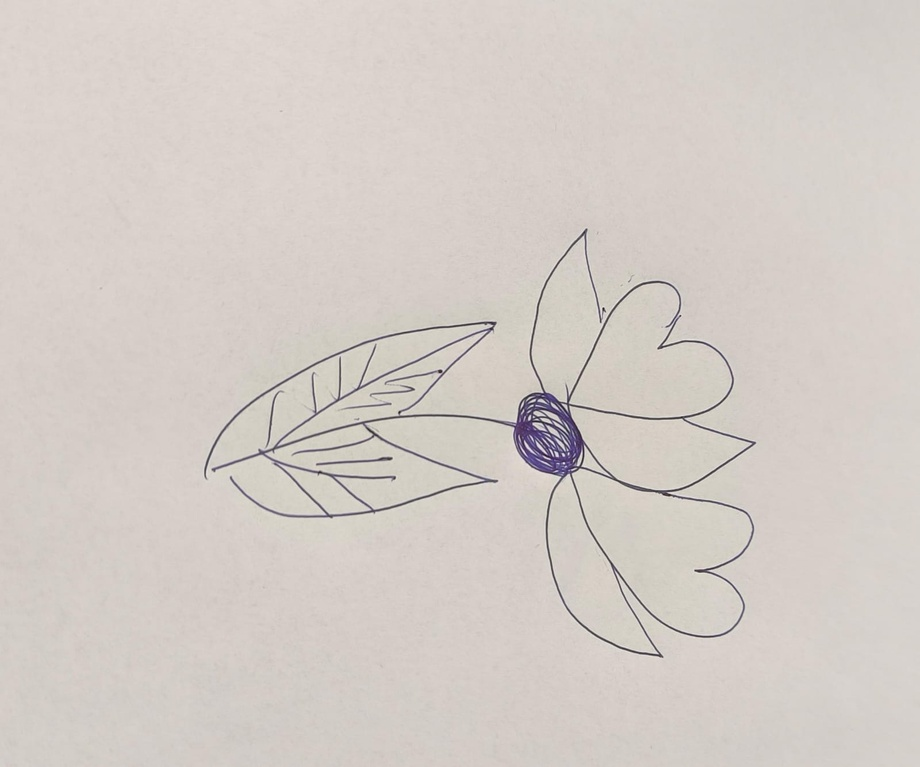
#> input picture test_files/floare.jpeg, 920 x 767 px, shrunk from 1600 x 1334 before the run
$ python another2.py
#> lines starting #> are read from the running program, lines starting #| are printed output that depends on the picture; after the words box and inside, x2 and y2 are one past the last pixel; in counts of white or black regions, pixels touching at a corner belong together
import cv2
import numpy as np

# Incarca imaginea desenului
imagine = cv2.imread('../../test_files/floare.jpeg')
#> imagine is the input picture: shape (767, 920, 3); mean B, G, R 199, 204.4, 211.9

# Converteste imaginea in grayscale
imagine_gri = cv2.cvtColor(imagine, cv2.COLOR_BGR2GRAY)

# Aplicare binarizare
imagine_binar = cv2.threshold(imagine_gri, 127, 255, cv2.THRESH_BINARY)[1]
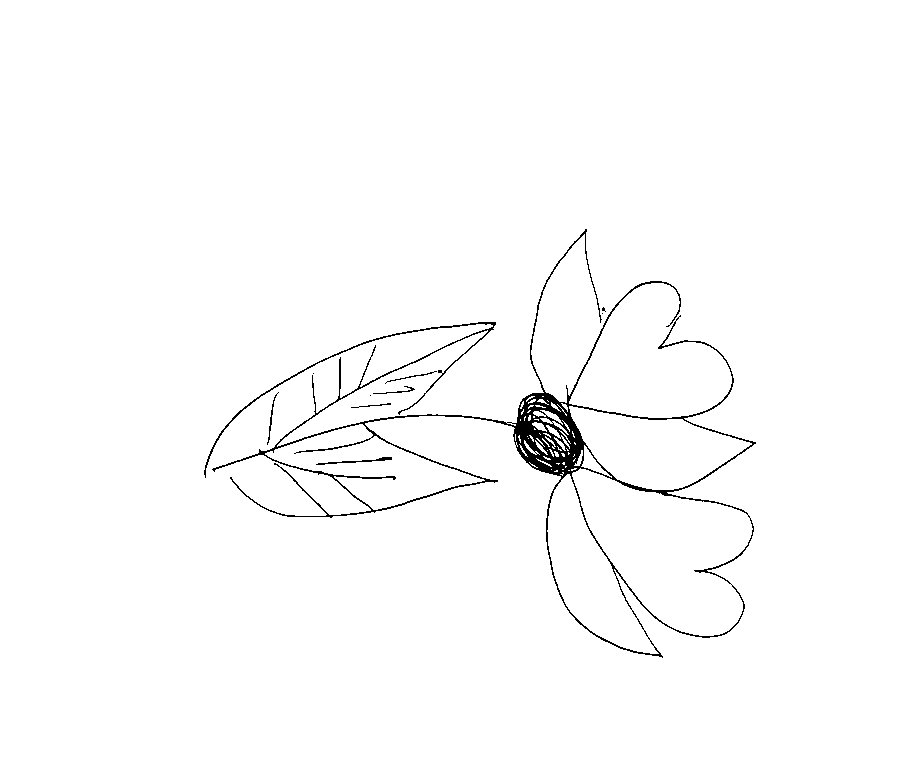
#> imagine_binar: shape (767, 920); 98.5% white; black in thin lines or dots, all inside (x1, y1, x2, y2) = (204, 229, 756, 658)

# Gasirea contururilor
contururi, _ = cv2.findContours(imagine_binar, cv2.RETR_EXTERNAL, cv2.CHAIN_APPROX_SIMPLE)
#> contururi = [[[0, 0], [0, 766], [919, 766], [919, 0]]]

# Initializare lista de coordonate
coordonate = []

# Iterare prin contururi
for contur in contururi:
    # Aproximare contur cu linii drepte
    aproximare = cv2.approxPolyDP(contur, 0.01 * cv2.arcLength(contur, True), True)

    # Adaugarea coordonatelor varfurilor la lista
    for punct in aproximare:
        coordonate.append(punct[0])
#> this loop made 1 pass
#> aproximare on pass 1: [[0, 0], [0, 766], [919, 766], [919, 0]]
#> after the loop, coordonate = [[0, 0], [0, 766], [919, 766], [919, 0]]

# Transformarea in formatul dorit
coordonate_formatate = []
for i in range(0, len(coordonate), 2):
    coordonate_formatate.append((coordonate[i], coordonate[i + 1]))
#> this loop made 2 passes
#> after the loop, coordonate_formatate = [([0, 0], [0, 766]), ([919, 766], [919, 0])]

# Afisarea coordonatelor
print("Coordonatele desenului:")
print(coordonate_formatate)
#| [(array([0, 0], dtype=int32), array([  0, 766], dtype=int32)), (array([919, 766], dtype=int32), array([919,   0], dtype=int32))]

# Desenați coordonatele pe imagine
for punct in coordonate_formatate:
    # cv2.circle(imagine, punct, 3, (0, 255, 0), -1)

    cv2.circle(imagine, (punct[0][0], punct[0][1]), 3, (0, 255, 0), -1)
#> this loop made 2 passes
#> punct on passes 1 to 2: ([0, 0], [0, 766]), ([919, 766], [919, 0])
#> imagine: shape (767, 920, 3); under 0.01% of pixels changed, all inside (x1, y1, x2, y2) = (0, 0, 920, 767)


# Afisarea imaginii cu punctele marcate
cv2.imshow('Desen cu puncte marcate', imagine)
cv2.waitKey(0)

$ run again, with test_files/trifoi.jpeg copied over test_files/floare.jpeg
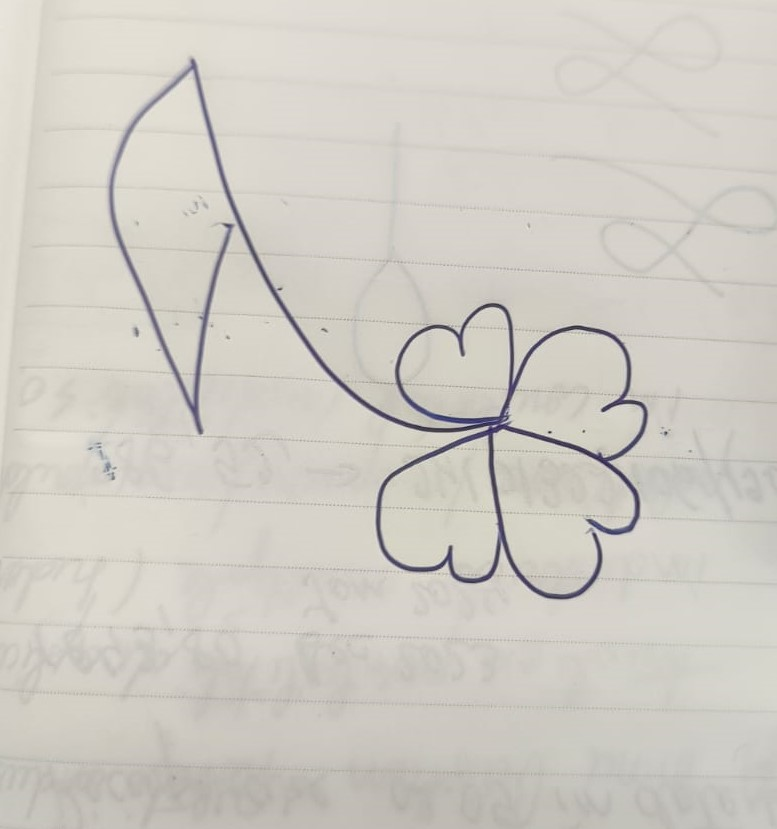
#> input picture test_files/trifoi.jpeg, 777 x 829 px
#> imagine is the input picture: shape (829, 777, 3); mean B, G, R 196.4, 204, 207.9
#> `imagine_binar = cv2.threshold(imagine_gri, 127, 255, cv2.THRESH_BINARY..`:
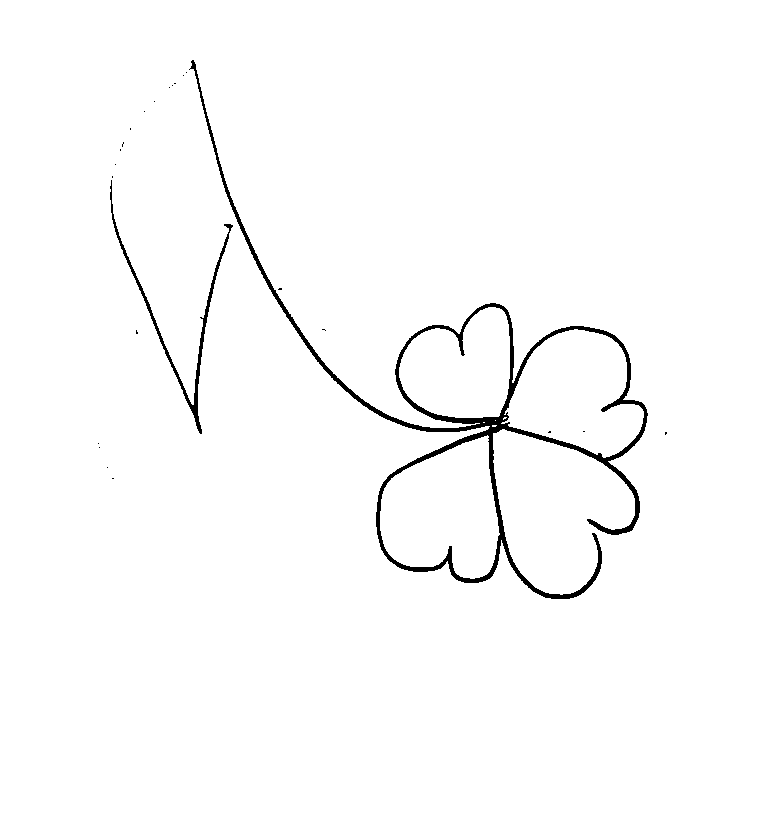
#> imagine_binar: shape (829, 777); 98.4% white; 24 black regions (22 under 20 px), largest, box (x1, y1, x2, y2) and area: (189, 60, 648, 599) 8972, (110, 180, 233, 434) 1415
#> contururi = [[[0, 0], [0, 828], [776, 828], [776, 0]]]
#> the loop `for contur in contururi:` made 1 pass
#> aproximare on pass 1: [[0, 0], [0, 828], [776, 828], [776, 0]]
#> after the loop `for contur in contururi:`: coordonate = [[0, 0], [0, 828], [776, 828], [776, 0]]
#> the loop `for i in range(0, len(coordonate), 2):` made 2 passes
#> after the loop `for i in range(0, len(coordonate), 2):`: coordonate_formatate = [([0, 0], [0, 828]), ([776, 828], [776, 0])]
#| [(array([0, 0], dtype=int32), array([  0, 828], dtype=int32)), (array([776, 828], dtype=int32), array([776,   0], dtype=int32))]
#> the loop `for punct in coordonate_formatate:` made 2 passes
#> punct on passes 1 to 2: ([0, 0], [0, 828]), ([776, 828], [776, 0])
